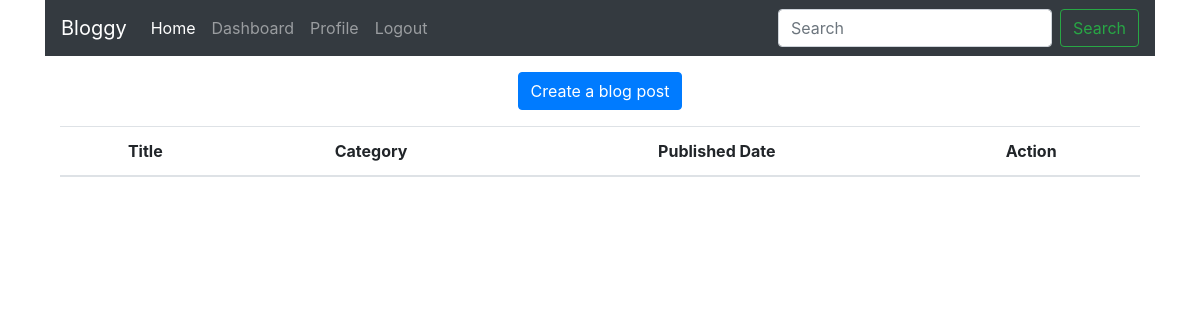
The page /accounts/dashboard/ (signed in) on the database as committed earlier.
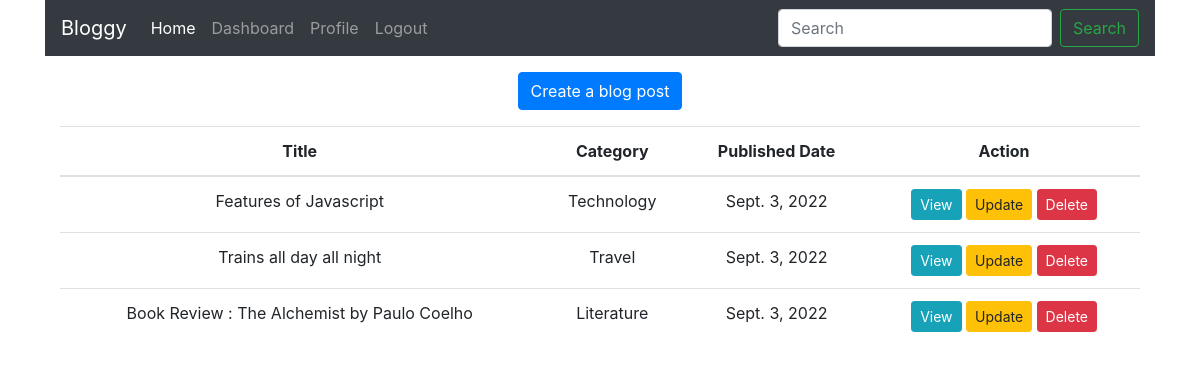
The same page on the database as committed later.
### posts/models.py (models this page shows, shortened)
class Post(models.Model):
    title = models.CharField(max_length=100)
    content = models.TextField()
    published_date = models.DateField(auto_now=True)
    category = models.ForeignKey(Category, on_delete=models.CASCADE, null=True)
    user = models.ForeignKey(User,on_delete=models.CASCADE,null=True,blank=True)
    slug = models.SlugField(null=True, unique=True)

class Category(models.Model):
    name = models.CharField(max_length=100)

### accounts/views.py (the view)
# urls.py: path("dashboard/",views.dashboard, name="dashboard"),
@login_required
def dashboard(request):
    userid = request.user
    posts = Post.objects.all().filter(user=userid)
    data = {'posts': posts }
    return render(request,'accounts/dashboard.html',data)

### templates/accounts/dashboard.html (shortened to what this page needs)
{% extends 'base.html'%} {% block content %}
<body>
	<div class="container">
		<div class="row">
			<div class="col text-center">
				<a href="{%url 'create'%}" class="btn btn-primary mt-3"
					>Create a blog post</a
				>
				<table class="table mt-3">
					<thead>
						<tr>
							<th scope="col">Title</th>
							<th scope="col">Category</th>
							<th scope="col">Published Date</th>
							<th scope="col">Action</th>
						</tr>
					</thead>
					<tbody>
						{% for p in posts %}
						<tr>
							<td>{{p.title}}</td>
							<td>{{p.category.name}}</td>
							<td>{{p.published_date}}</td>
							<td>
								<a
									href="{% url 'dashview' p.slug %}"
									class="btn btn-info btn-sm"
									>View</a
								>
								<a
									href="{%url 'update' p.slug %}"
									class="btn btn-warning btn-sm"
									>Update</a
								>
								<form
									action="{% url 'delete' p.slug %}"
									method="post"
									class="d-inline"
								>
									<input
										type="submit"
										class="btn btn-danger btn-sm"
										value="Delete"
									/>
								</form>
							</td>
						</tr>
						{% endfor %}
					</tbody>
				</table>
			</div>
		</div>
	</div>
</body>
{% endblock %}

Rows that differ between the two databases and show on the page:
added Post: title "Features of Javascript", category.name "Technology", published_date "Sept. 3, 2022"
added Post: title "Trains all day all night", category.name "Travel", published_date "Sept. 3, 2022"
added Post: title "Book Review : The Alchemist by Paulo Coelho", category.name "Literature", published_date "Sept. 3, 2022"
